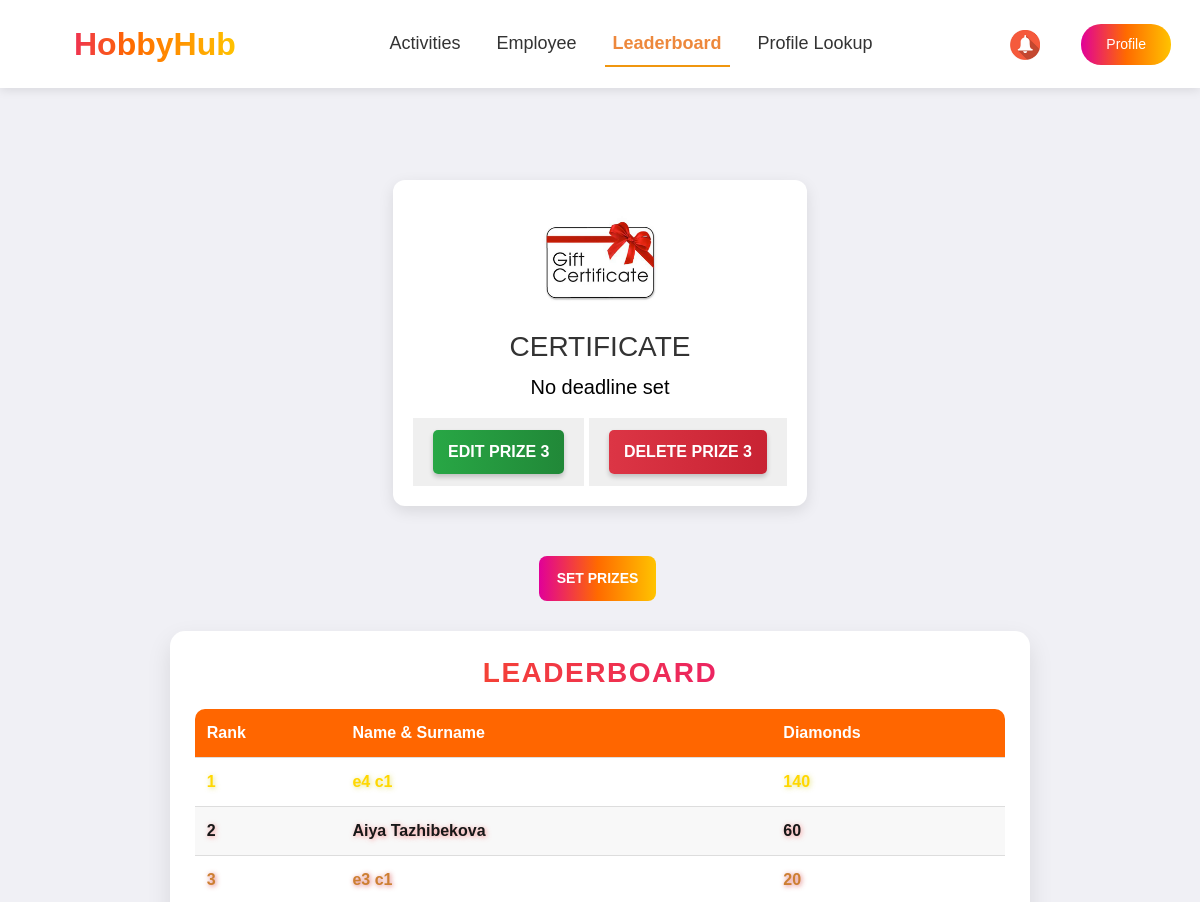
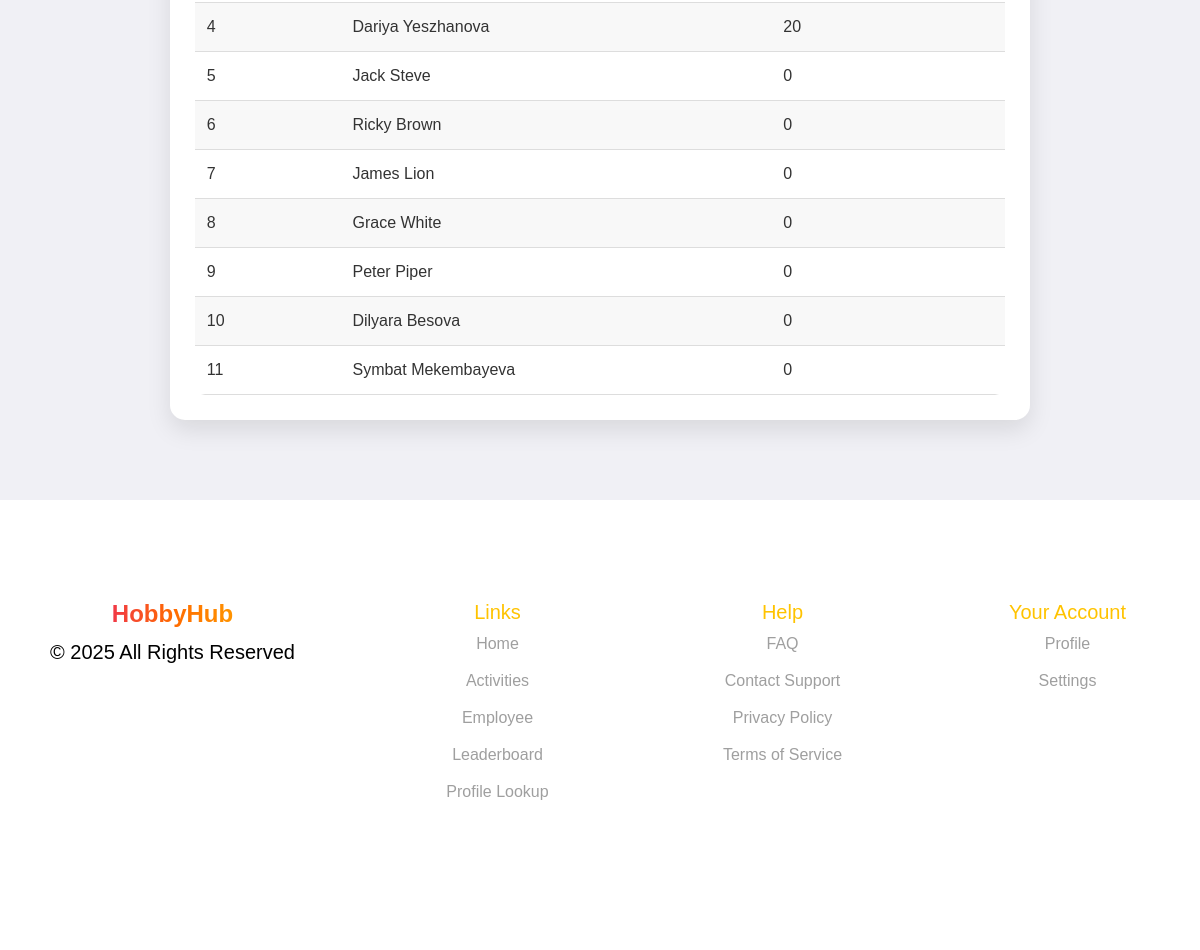
Page /leaderboard_show/ (signed in) on the committed database (2 pictures, top to bottom).
### events/models.py (models this page shows, shortened)
class Prize(models.Model):
    name = models.CharField(max_length=255, verbose_name="Prize Name")
    description = models.TextField(verbose_name="Prize Description")
    image = models.ImageField(upload_to='prizes/', null=True, blank=True, verbose_name="Prize Image")
    rank = models.IntegerField(verbose_name="Rank")
    company = models.ForeignKey('Company', on_delete=models.CASCADE, verbose_name="Company")
    deadline = models.DateField(null=True, blank=True)
    class Meta:
        constraints = [
            models.UniqueConstraint(
                fields=['rank', 'company'],
                name='unique_rank_per_company'
            )
        ]

class Employee(models.Model):
    nickname = models.CharField(max_length=100, primary_key=True, verbose_name="Nickname")
    name = models.CharField(max_length=255, verbose_name="Name")
    last_name = models.CharField(max_length=255, verbose_name="Last Name")
    number = models.CharField(max_length=20, verbose_name="Number")
    join_date = models.DateField(verbose_name="Join Date")
    date_of_birth = models.DateField(null=True, blank=True, verbose_name="Date of Birth")
    receive_sms_notifications = models.BooleanField(default=True, verbose_name="Receive SMS Notifications")
    receive_email_notifications = models.BooleanField(default=True, verbose_name="Receive Email Notifications")
    receive_reminders = models.BooleanField(default=True, verbose_name="Receive Reminders")
    social_id = models.CharField(max_length=255, blank=True, null=True)  # ID из социальной сети
    social_provider = models.CharField(max_length=50, blank=True, null=True)  # Провайдер (Google, Facebook и т.д.)
    company = models.ForeignKey(
        Company,
        to_field='company_id',
        on_delete=models.CASCADE,
        verbose_name="Company"
    )
    gender = models.CharField(max_length=10, choices=[('Male', 'Male'), ('Female', 'Female')], verbose_name="Gender")
    mail = models.EmailField(unique=True, verbose_name="Email")
    password = models.CharField(max_length=255, verbose_name="Password")
    is_approved = models.BooleanField(default=False, verbose_name="Approved")
    profile_photo = models.ImageField(upload_to='profile_photos/', null=True, blank=True, verbose_name="Profile Photo")
    hobbies = models.ManyToManyField(Hobby, blank=True, related_name='employees')
    diamonds = models.IntegerField(default=0, verbose_name="Diamonds")

### events/views.py (the view)
# urls.py: path('leaderboard_show/', leaderboard_show, name="leaderboard_show"),
@role_required("organizer")
def leaderboard_show(request):
    employees = Employee.objects.filter(is_approved=True).order_by('-diamonds')
    if request.session.get("company_id"):
        company_id = request.session["company_id"]
        company = Company.objects.get(id=company_id)
        employees = Employee.objects.filter(company=company, is_approved=True).order_by('-diamonds')
        prizes = Prize.objects.filter(company=company).order_by('rank')
        return render(request, 'leaderboard_show.html', {
            'employees': employees,
            'prizes': prizes,
        })
    else:
        return redirect('sign_in')

### events/views.py (called while the page is built)
def role_required(role):
    def decorator(view_func):
        @wraps(view_func)
        def wrapper(request, *args, **kwargs):
            if role == "employee" and not request.session.get("nickname"):
                return redirect(f"/sign_in/?next={request.get_full_path()}")
            if role == "organizer" and not request.session.get("company_id"):
                return redirect(f"/sign_in/?next={request.get_full_path()}")
            return view_func(request, *args, **kwargs)
        return wrapper
    return decorator

### events/templates/leaderboard_show.html (shortened to what this page needs)
{% extends "organizer_base.html" %}
    {% load static %}
    {% block extra_css %}
        <link rel="stylesheet" href="{% static 'css/organizer-styles.css' %}">
        <link rel="stylesheet" href="{% static 'css/leaderboard.css' %}">
        <link href="https://fonts.cdnfonts.com/css/gilroy-bold" rel="stylesheet">
        <link rel="stylesheet" href="https://cdn.jsdelivr.net/npm/swiper/swiper-bundle.min.css">
    {% endblock %}
    {% block content %}
    <section class="leaderboard">
        <div class="prize-pyramid">
            {% for prize in prizes %}
            <div class="prize prize-{{ prize.rank }}" data-deadline="{{ prize.deadline|date:'Y-m-d' }}">
                <img src="{{ prize.image.url }}" alt="{{ prize.name }}">
                <h3>{{ prize.name }}</h3>
        {% if prize.deadline %}
        <p class="prize-deadline">Deadline: {{ prize.deadline|date:"Y-m-d" }}</p>
    {% else %}
        <p class="prize-deadline">No deadline set</p>
    {% endif %}
            <button type="button" class="edit-prize-custom"
                    data-bs-toggle="modal"
                    data-bs-target="#editPrizeModal"
                    data-prize-id="{{ prize.id }}"
                    data-prize-name="{{ prize.name }}"
                    data-prize-description="{{ prize.description }}"
                    data-prize-rank="{{ prize.rank }}"
                    data-prize-deadline="{{ prize.deadline|date:'Y-m-d' }}"
                    data-prize-image="{{ prize.image.url }}">
                    <span class="edit-prize-shadow"></span>
                    <span class="edit-prize-edge"></span>
                    <span class="edit-prize-front"> Edit Prize {{ prize.rank }}</span>
            </button>
<button type="button" class="delete-prize-custom"
        data-bs-toggle="modal"
        data-bs-target="#deletePrizeModal"
        data-prize-id="{{ prize.id }}">
        <span class="delete-prize-shadow"></span>
        <span class="delete-prize-edge"></span>
        <span class="delete-prize-front">Delete Prize {{ prize.rank }}</span>
</button>
            </div>
            {% endfor %}
        </div>
        <div class="prize_buttons">
            <button type="button" class="btn btn-gradient" data-bs-toggle="modal" data-bs-target="#addPrizeModal">Set Prizes</button>
        </div>
        <div class="leaderboard-container">
            <h2>Leaderboard</h2>
            <table id="leaderboard-table">
                <thead>
                    <tr>
                        <th>Rank</th>
                        <th>Name & Surname</th>
                        <th>Diamonds</th>
                    </tr>
                </thead>
                <tbody>
                    {% for employee in employees %}
                    <tr>
                        <td>{{ forloop.counter }}</td>
                        <td>{{ employee.name }} {{ employee.last_name }}</td>
                        <td>{{ employee.diamonds }} </td>
                    </tr>
                    {% endfor %}
                </tbody>
            </table>
        </div>
    </section>
 {% endblock %}

### events/static/css/organizer-styles.css (style rules this page uses)
body { font-family: 'Gilroy-Medium', sans-serif; background-color: #F5F5F5; }
body h1, h2, h3, h4,h5,h6, header { font-family: 'Gilroy-Bold', sans-serif; }
p { color: #000000; font-weight: 400; font-size: 20px; }
.btn-gradient { background: linear-gradient(90deg, #E10098 0%, #FF6A00 50%, #FFC300 100%); color: white; border-radius: 20px; padding: 10px 25px; font-size: 18px; border: none; cursor: pointer; transition: 0.3s; }
.btn { font-size: 14px; margin-right: 5px; }

### events/static/css/leaderboard.css (style rules this page uses)
body { font-family: 'Gilroy-Medium', sans-serif; text-align: center; background-color: #f0f0f5; color: #333; margin-top: 150px; padding: 0; }
.leaderboard { margin: 80px; display: flex; flex-direction: column; align-items: center; }
.leaderboard-container { margin-top: 30px; width: 90%; background: white; padding: 25px; border-radius: 15px; box-shadow: 0 10px 25px rgba(0, 0, 0, 0.1); }
h2 { font-size: 28px; font-weight: bold; text-transform: uppercase; letter-spacing: 1.5px; background: linear-gradient(90deg, #ff6600, #e10098); -webkit-background-clip: text; -webkit-text-fill-color: transparent; margin-bottom: 20px; }
#leaderboard-table { width: 100%; border-collapse: collapse; background: white; border-radius: 10px; overflow: hidden; }
#leaderboard-table th, #leaderboard-table td { padding: 12px; text-align: left; border-bottom: 1px solid #ddd; }
#leaderboard-table th { background: #ff6600; color: white; font-weight: bold; }
#leaderboard-table tr:nth-child(even) { background: #f8f8f8; }
.prize-pyramid { display: flex; flex-wrap: wrap; justify-content: center; gap: 20px; margin: 30px 0; }
.prize { background: white; padding: 20px; border-radius: 12px; box-shadow: 0 5px 15px rgba(0, 0, 0, 0.1); text-align: center; transition: transform 0.3s ease-in-out; }
.prize img { width: 120px; max-width: 200px; height: auto; margin-bottom: 10px; }
.prize_buttons { display: flex; justify-content: center; gap: 20px; margin-top: 20px; }
.prize_buttons button { padding: 12px 18px; font-size: 14px; font-weight: bold; text-transform: uppercase; border: none; border-radius: 8px; cursor: pointer; transition: transform 0.2s ease; }
.edit-prize-custom { position: relative; display: inline-block; padding: 12px 20px; font-size: 16px; font-weight: bold; text-transform: uppercase; border: none; cursor: pointer; transition: all 0.3s ease; outline: none; overflow: hidden; }
.edit-prize-shadow { position: absolute; top: 5px; left: 5px; width: 100%; height: 100%; background: rgba(0, 0, 0, 0.2); z-index: -1; border-radius: 5px; }
.edit-prize-edge { position: absolute; top: 2px; left: 2px; width: calc(100% - 4px); height: calc(100% - 4px); background: #222; z-index: -1; border-radius: 5px; }
.edit-prize-front { position: relative; display: flex; align-items: center; justify-content: center; background: linear-gradient(to right, #28a745, #218838); color: #fff; padding: 10px 15px; border-radius: 5px; box-shadow: 0 3px 5px rgba(0, 0, 0, 0.2); }
.delete-prize-custom { position: relative; display: inline-block; padding: 12px 20px; font-size: 16px; font-weight: bold; text-transform: uppercase; border: none; cursor: pointer; transition: all 0.3s ease; outline: none; overflow: hidden; }
.delete-prize-shadow { position: absolute; top: 5px; left: 5px; width: 100%; height: 100%; background: rgba(0, 0, 0, 0.2); z-index: -1; border-radius: 5px; }
.delete-prize-edge { position: absolute; top: 2px; left: 2px; width: calc(100% - 4px); height: calc(100% - 4px); background: #222; z-index: -1; border-radius: 5px; }
.delete-prize-front { position: relative; display: flex; align-items: center; justify-content: center; background: linear-gradient(to right, #dc3545, #c82333); color: #fff; padding: 10px 15px; border-radius: 5px; box-shadow: 0 3px 5px rgba(0, 0, 0, 0.2); }
tbody tr:nth-child(1) { color: #FFD700; font-weight: bold; text-shadow: 1px 1px 5px rgba(215, 213, 58, 0.682); }
tbody tr:nth-child(2) { color: #181818; font-weight: bold; text-shadow: 1px 1px 5px rgba(250, 107, 107, 0.7); }
tbody tr:nth-child(3) { color: #CD7F32; font-weight: bold; text-shadow: 1px 1px 5px rgba(205, 50, 50, 0.7); }

### rows in the picture
Prize: image (picture), name "CERTIFICATE", shows "No deadline set", rank "3"
Employee: name "e4", last_name "c1", diamonds "140"
Employee: name "Aiya", last_name "Tazhibekova", diamonds "60"
Employee: name "e3", last_name "c1", diamonds "20"
Employee: name "Dariya", last_name "Yeszhanova", diamonds "20"
Employee: name "Jack", last_name "Steve", diamonds "0"
Employee: name "Ricky", last_name "Brown", diamonds "0"
Employee: name "James", last_name "Lion", diamonds "0"
Employee: name "Grace", last_name "White", diamonds "0"
Employee: name "Peter", last_name "Piper", diamonds "0"
Employee: name "Dilyara", last_name "Besova", diamonds "0"
Employee: name "Symbat", last_name "Mekembayeva", diamonds "0"
